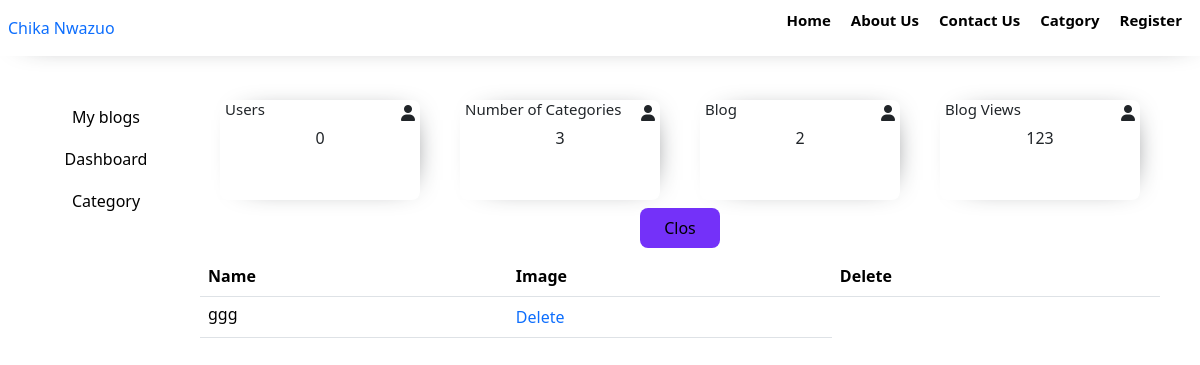
Before: /editblog/2 with the older database file.
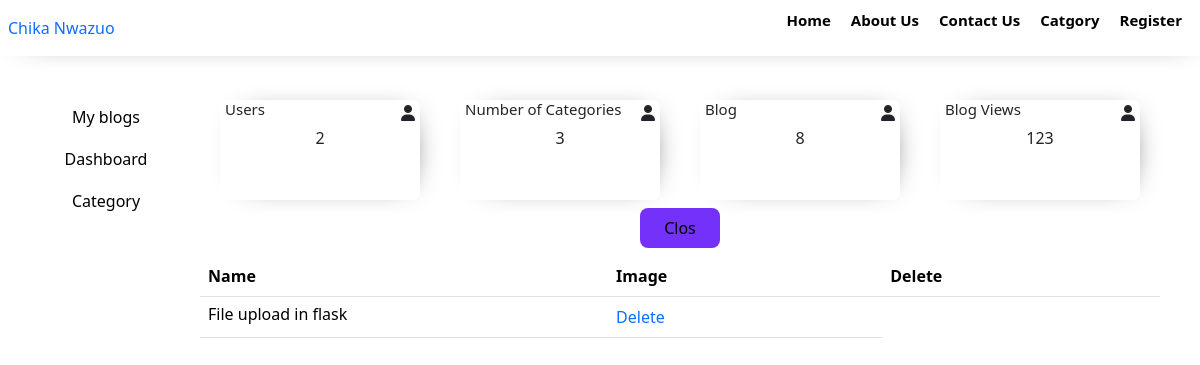
After: the same page with the newer database file.
### models.py (models this page shows, shortened)
class Post(db.Model):
    __tablename__ = "post"
    id = db.Column(db.Integer, primary_key=True)
    title = db.Column(db.String(100), nullable=False)
    date_posted = db.Column(db.DateTime, nullable=False, default=datetime.utcnow)
    content = db.Column(db.Text, nullable=False)
    image = db.Column(db.String(200), nullable=True)
    user_id = db.Column(db.Integer, db.ForeignKey('user.id'), nullable=False)
    category_id = db.Column(db.Integer, db.ForeignKey('category.id'), nullable=False)
    slug=db.Column(db.String(100),nullable=False)

### blueprint/editblog.py (the view)
@editblog_page.route('/editblog/<int:id>',methods=["GET","POST"])
def editblog(id):
    post=Post.query.get_or_404(id)
    cat=Category.query.all()
    blogform=PostForm()
    user=newsession.get("user_id")
    if request.method=="POST":
        slug=blogform.title.data.lower()
        slug=slug.replace(' ','-')
        slug=unicodedata.normalize('NFKD',slug).encode('ascii','ignore').decode('utf-8')
        slug=re.sub(r'[-]+','-',slug)
        slug=slug.strip('-')
        upload_file=request.files['image']
        if upload_file and allowed_file(upload_file.filename):
            unique_filename=str(uuid.uuid1())+secure_filename(upload_file.filename)
            file_path=os.path.join(app.config['UPLOAD_FOLDER'],unique_filename)
            upload_file.save(file_path)
            post.title=blogform.title.data
            post.content=request.form['content']
            post.category_id=request.form['category_id']
            post.image=unique_filename
            post.slug=slug
            try:
                db.session.commit()
                print("yes blog")
                flash("success")
                return redirect(url_for('editblog_page.editblog', id=id))
            except:
                flash("error")
                return redirect(url_for('editblog_page.editblog', id=id))
        else:
            post.title=blogform.title.data
            post.content=request.form['content']
            post.category_id=request.form['category_id']
            post.slug=slug
            try:
                print("no image edite")
                db.session.commit()
                flash("Sccess")
                return redirect(url_for('editblog_page.editblog', id=id))
            except:
                flash("There was an error")
                return redirect(url_for('editblog_page.editblog', id=id))
    else:
        blogform.title.data=post.title
        blogform.image.data=post.image
        blogform.content.data=post.content
        return render_template('admin/editblog.html',blogform=blogform,cat=cat,post=post)

### app.py (called while the page is built)
@app.context_processor
def inject_global_data():
    categorydata=Category.query.all()
    categorycount=Category.query.count()
    users=User.query.count()
    blog=Post.query.count()
    return {'categorydata': categorydata,'categorycount':categorycount,"users":users,'blog':blog}

### templates/admin/editblog.html (shortened to what this page needs)
{% extends 'admin/layout/adminbased.html' %}
{% block content %}
<div class="add-item-form-div">
    <div class="table-form">
        <button class="addformbtn" onclick="openform()">Clos</button>
    <div class="table-div">
        <table class="table">
            <thead>
              <tr>
                <th scope="col">Name</th>
                <th scope="col">Image</th>
                <th scope="col">Delete</th>
              </tr>
            </thead>
            <tbody>
              <tr>
                <td class="addblogptag">{{post.title}}</td>
                <td><a href="">Delete</a></td>
              </tr>
            </tbody>
          </table>
    </div>
    </div>
</div>
{% endblock  %}

Changed rows visible on the page:
changed Post: title "ggg" → "File upload in flask"
Other visible differences:
{{ users }}: "0" → "2"
{{ blog }}: "2" → "8"
